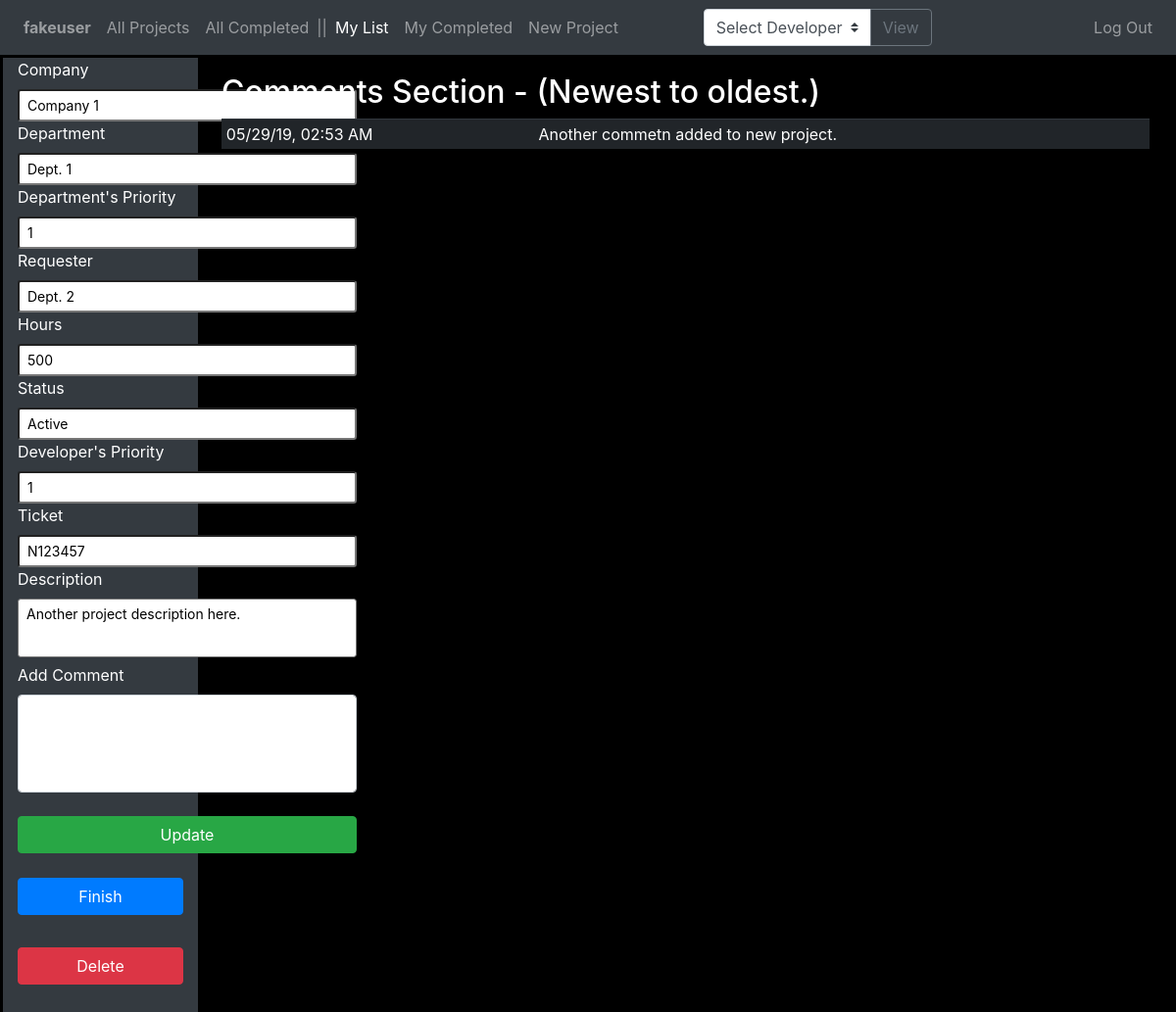
/projects/fakeuser/1 (signed in), run on the app's committed database.
### app/models.py (models this page shows, shortened)
class User(UserMixin, db.Model):
    id = db.Column(db.Integer, primary_key=True)
    username = db.Column(db.String(64), index=True, unique=True)
    email = db.Column(db.String(120), index=True, unique=True)
    password_hash = db.Column(db.String(128))
    role = db.Column(db.String(128))
    projects = db.relationship('Projects', backref='author', lazy='dynamic')

class Projects(db.Model):
    id = db.Column(db.Integer, primary_key=True)
    description = db.Column(db.String(140))
    company = db.Column(db.String(140))
    priority = db.Column(db.String(140))
    priority_dept = db.Column(db.String(140))
    requester = db.Column(db.String(140))
    timestamp = db.Column(db.DateTime, index=True, default=datetime.utcnow)
    user_id = db.Column(db.Integer, db.ForeignKey('user.id'))
    status = db.Column(db.String(140))
    department = db.Column(db.String(140))
    hours = db.Column(db.String(140))
    ticket = db.Column(db.String(140))
    Comments = db.relationship('Comments', backref='authcomment', lazy='dynamic')

class Comments(db.Model):
    id = db.Column(db.Integer, primary_key=True)
    comment = db.Column(db.String(1024))
    timestamp = db.Column(db.DateTime, index=True, default=datetime.utcnow)
    comment_id = db.Column(db.Integer, db.ForeignKey('projects.id'))

### app/routes.py (the view)
@app.route('/<path:path>')
def catch_all(path):
    return redirect(url_for('index'))

### app/forms.py
class EditProjectForm(FlaskForm):
	company = StringField('Company', validators=[DataRequired()])
	requester = StringField('Requester', validators=[DataRequired()])
	description = StringField(
	    'Description', widget=TextArea(), validators=[DataRequired()])
	department = StringField('Department', validators=[DataRequired()])
	status = StringField('Status')
	priority = StringField("Developer's Priority")
	priority_dept = StringField("Department's Priority")
	ticket = StringField('Ticket')
	hours = StringField('Hours')
	comment = StringField('Add Comment', widget = TextArea())
	submit = SubmitField('Update')

### app/models.py (called while the page is built)
@login.user_loader
def load_user(id):
	return User.query.get(int(id))

### app/templates/editprojects.1.html (shortened to what this page needs)
{% extends "base.html" %}
{% block content %}
  <div class="container-fluid">
    <div class="row">
      <nav class="col-md-2 d-none d-md-block bg-dark sidebar">
        <div class="sidebar-sticky">
        <form action="" method="post">
          <ul class="nav flex-column">
            <li class="nav-item">
                {{ form.company.label }}<br>
                {{ form.company(size=32,class_="form-control-sm",maxlength=140) }}<br>
            </li>
            <li class="nav-item">
                {{ form.department.label }}<br>
                {{ form.department(size=32,class_="form-control-sm",maxlength=140) }}<br>
            </li>
            <li class="nav-item">
                {{ form.priority_dept.label }}<br>
                {{ form.priority_dept(size=32,class_="form-control-sm",maxlength=3,pattern="^[1-9][0-9]{0,2}",title="Enter Valid value 1-999") }}<br>
            </li>
            <li class="nav-item">
                {{ form.requester.label }}<br>
                {{ form.requester(size=32,class_="form-control-sm",maxlength=140) }}<br>
            </li>
            <li class="nav-item">
                {{ form.hours.label }}<br>
                {{ form.hours(size=32,class_="form-control-sm",maxlength=140) }}<br>
            </li>
            <li class="nav-item">
                {{ form.status.label }}<br>
                {{ form.status(size=32,class_="form-control-sm",maxlength=140) }}<br>
            </li>
            <li class="nav-item">
                {{ form.priority.label }}<br>
                {{ form.priority(size=32,class_="form-control-sm",maxlength=3,pattern="^[1-9][0-9]{0,2}",title="Enter Valid value 1-999") }}<br>
            </li>
            <li class="nav-item">
                {{ form.ticket.label }}<br>
                {{ form.ticket(size=32,class_="form-control-sm",maxlength=140) }}<br>
            </li>
            <li class="nav-item">
                {{ form.description.label }}<br>
                {{ form.description(class_="form-control-sm",maxlength=140) }}<br>
            </li>
            <li class="nav-item">
              {% if current_user.is_authenticated and (current_user.username == user.username or currentRole.role == "super") %}
                {{ form.comment.label }}<br>
                {{ form.comment(class_="form-control",maxlength=1024) }}<br>
                {{ form.submit(class_="editbtn") }}
              {% endif %}
            </li>
                {% if current_user.is_authenticated and (current_user.username == user.username or currentRole.role == "super") %}
                <button type="button" class="btn btn-primary btn-block editbtn" data-toggle="modal" data-target="#finishModal">
                  Finish
                </button>
                <button type="button" class="btn btn-danger btn-block editbtn" data-toggle="modal" data-target="#deleteModal">
                  Delete
                </button>
                {% endif %}
          </ul>
        </form>
        </div>
      </nav>
      <main role="main" class="col-md-9 ml-sm-auto col-lg-10 pt-3 px-4">
        <h2>Comments Section - (Newest to oldest.)</h2>
        <div class="table-responsive">
          <table class="table table-sm table-dark">
            <tbody>
              {% for comm in comment | reverse %}
              {% if comm.comment != "" %}
              <tr>
                <td><span class="utctime">{{ comm.timestamp.strftime('%m/%d/%Y %I:%M:%S %p') }} UTC</span></td>
                <td>{{ comm.comment }}</td>
              </tr>
              {% endif %}
              {% endfor %}
            </tbody>
          </table>
        </div>
      </main>
    </div>
  </div>
{% endblock %}

### app/templates/base.html (shortened to what this page needs)
<html>
    <head>
        <link rel="stylesheet" type="text/css" href="{{ url_for('static', filename='bootstrap.min.css') }}">
        <link rel="stylesheet" type="text/css" href="{{ url_for('static', filename='styles.css') }}?v={{ cfilesize }}">
    </head>
    <body>
        <nav class="navbar sticky-top navbar-expand-lg navbar-dark bg-dark">
          <div class="collapse navbar-collapse" id="navbarSupportedContent">
            <ul class="navbar-nav mr-auto">
            <li class="nav-item">
              <a class="nav-link" href="{{ url_for('allprojects') }}"><b>{{ dev }}</b> <span class="sr-only">(current)</span></a>
            </li>
            {% if current_user.is_authenticated %}
              <li id="home" class="nav-item">
                <a class="nav-link" href="{{ url_for('allprojects') }}">All Projects <span class="sr-only">(current)</span></a>
              </li>
              <li id="completed" class="nav-item">
                <a class="nav-link" href="{{ url_for('completed') }}">All Completed <span class="sr-only">(current)</span></a>
              </li>
              <li class="nav-item">
                <span class="navbar-text">  ||  </span>
              </li>
              <li id="myList" class="nav-item">
                <a class="nav-link" href="/projects/{{ current_user.username }}">My List <span class="sr-only">(current)</span></a>
              </li>
              <li id="devcompleted" class="nav-item">
                <a class="nav-link" href="/projects/{{ current_user.username }}/devcompleted">My Completed <span class="sr-only">(current)</span></a>
              </li>
              <li id="newProject" class="nav-item">
                <a class="nav-link" href="/projects/{{ current_user.username }}/new">New Project <span class="sr-only">(current)</span></a>
              </li>
            </ul>
            <ul class="navbar-nav mr-auto">
              <li id="newProject" class="nav-item">
                <form id="navSelectForm" action="/projects/{{ current_user.username }}">
                  <div class="input-group">
                    <select class="custom-select" onchange="selectChanged(this)" id="navSelect">
                      <option value="select">Select Developer</option>
                    </select>
                    <div class="input-group-append">
                      <input class="btn btn-outline-secondary" type="submit" value="View"></input>
                    </div>
                  </div>
                </form>
              </li>
            </ul>
            {% endif %}
            <ul class="navbar-nav ml-auto">
              <li class="nav-item">
                {% if current_user.is_anonymous %}
                <a id="login" class="nav-link" href="{{ url_for('login') }}">Login <span class="sr-only">(current)</span></a>
                {% else %}
                <a id="logout" class="nav-link" href="{{ url_for('logout') }}">Log Out <span class="sr-only">(current)</span></a>
                {% endif %}
              </li>
            </ul>
          </div>
        </nav>
        {% block content %}{% endblock %}
    </body>
</html>

### app/static/styles.css (style rules this page uses)
body { background: black; color: white; }
#navSelectForm { margin: 0; }
.container-fluid { border-style: solid; border-color: black; border-width: 3px; }
a { color: chartreuse; }
.editbtn { margin-bottom: 25px; }
#comment { height: 100px; resize: none; width: 100%; }
#description { height: 60px; resize: none; width: 100%; }

### data on the page
User: username "fakeuser"
Projects: company "Company 1", department "Dept. 1", priority_dept "1", requester "Dept. 2", hours "500", status "Active", priority "1", ticket "N123457", description "Another project description here."
Comments: comment "Another commetn added to new project."
